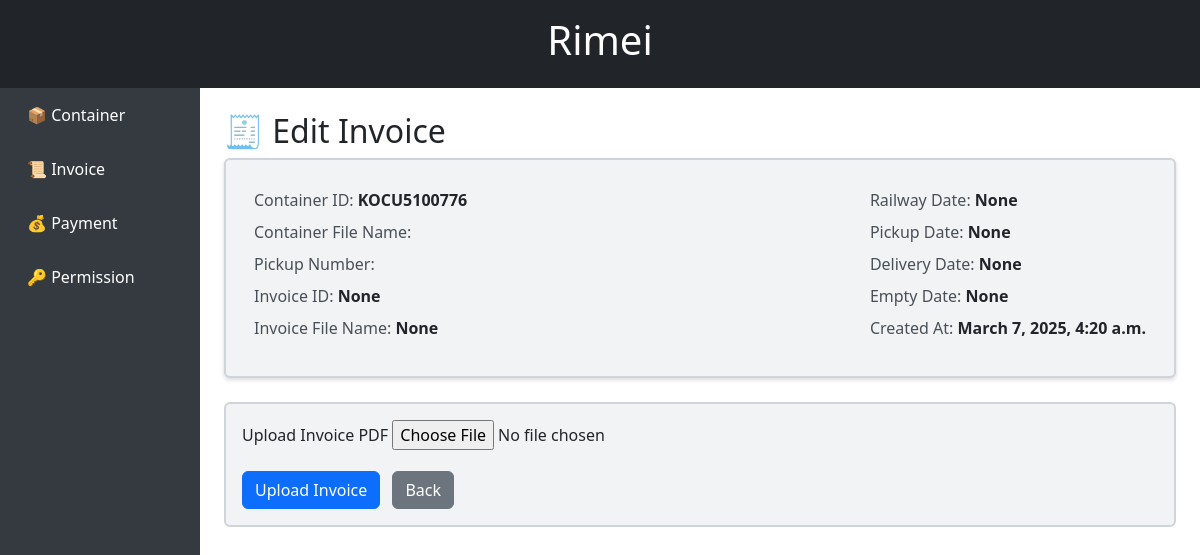
Page /edit_invoice/KOCU5100776/ on the earlier database version.
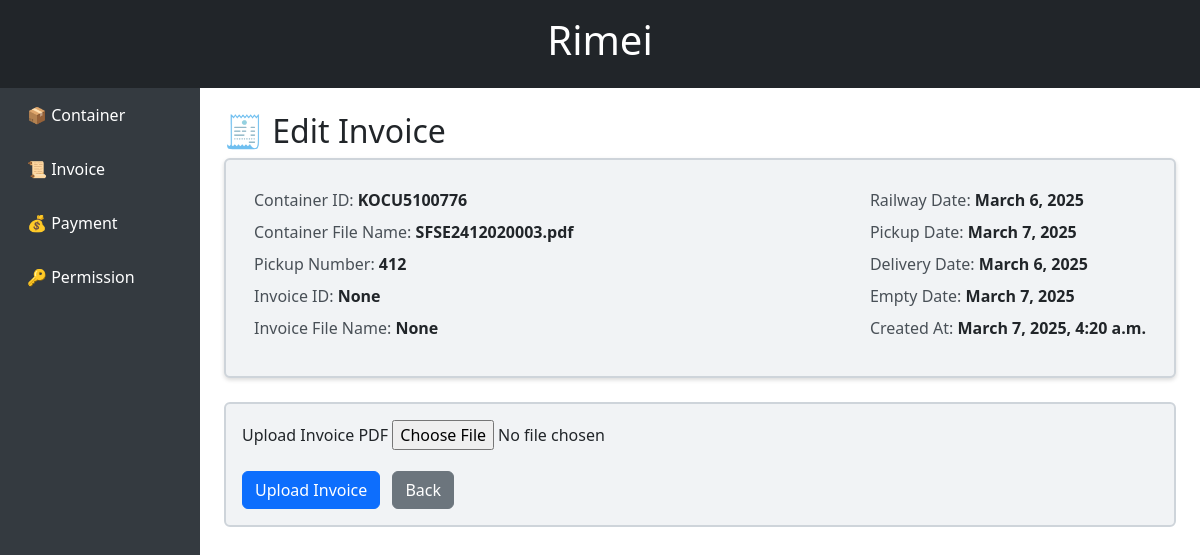
Same page on the later database version.
### container/models.py (models this page shows, shortened)
class Container(models.Model):
    container_id = models.CharField(max_length=255)  # Container ID
    container_pdfname = models.CharField(max_length=255, blank=True)  # 上传的PDF文件名
    content = models.TextField(blank=True, null=True)  # 解析出的内容
    created_at = models.DateTimeField(auto_now_add=True)  # 创建时间
    created_user = models.CharField(max_length=255, blank=True, null=True)  # 创建用户
    railway_date = models.DateField(blank=True, null=True)  # 铁路日期
    pickup_date = models.DateField(blank=True, null=True)  # 提货日期
    delivery_date = models.DateField(blank=True, null=True)  # 交货日期
    empty_date = models.DateField(blank=True, null=True)  # 空箱日期
    pickup_number = models.CharField(max_length=255, blank=True, null=True)  # 提货编号
    invoice_id = models.CharField(max_length=255, blank=True, null=True)  # 发票ID
    invoice_pdfname = models.CharField(max_length=255, blank=True, null=True)  # 发票PDF文件名

### container/pyviews/invoice.py (the view, shortened to what this page needs)
# urls.py: path("edit_invoice/<str:container_id>/", invoice.edit_invoice, name="edit_invoice"),
def edit_invoice(request, container_id):
    print("--------------edit_invoice-----------------", container_id)
    print("-----------------edit_invoice2-----------------")
    container = Container.objects.get(container_id=container_id)  # 获取完整的容器信息
    return render(request, 'container/invoiceManager/edit_invoice.html', {
        'container_id': container_id,
        'container': container  # 将容器信息传递给模板
    })

### container/templates/container/invoiceManager/edit_invoice.html (shortened to what this page needs)
{% extends "container/base.html" %}
{% block content %}
<h2>🧾 Edit Invoice</h2>
<div class="info-section mb-4 border p-3 rounded">
    <div class="d-flex justify-content-between">
        <div class="left-info">
            <p>Container ID: <strong>{{ container_id }}</strong></p>
            <p>Container File Name: <strong>{{ container.container_pdfname }}</strong></p>
            <p>Pickup Number: <strong>{{ container.pickup_number }}</strong></p>
            <p>Invoice ID: <strong>{{ container.invoice_id }}</strong></p>
            <p>Invoice File Name: <strong>{{ container.invoice_pdfname }}</strong></p>
        </div>
        <div class="right-info">
            <p>Railway Date: <strong>{{ container.railway_date }}</strong></p>
            <p>Pickup Date: <strong>{{ container.pickup_date }}</strong></p>
            <p>Delivery Date: <strong>{{ container.delivery_date }}</strong></p>
            <p>Empty Date: <strong>{{ container.empty_date }}</strong></p>
            <p>Created At: <strong>{{ container.created_at }}</strong></p>
        </div>
    </div>
</div>
<div>
    <form id="invoice-form" enctype="multipart/form-data" class="border p-3 rounded mb-4">
        <div class="mb-3">
            <label for="invoice-file" class="form-label">Upload Invoice PDF</label>
            <input type="file" id="invoice-file" name="invoice_file" accept="application/pdf" required>
        </div>
        <button type="submit" class="btn btn-primary">Upload Invoice</button>
        <a href="{% url 'invoice' %}" class="btn btn-secondary ms-2">Back</a>
    </form>
</div>
{% endblock %}

Differences in the rows shown:
changed Container "KOCU5100776": container_pdfname (not shown) → "SFSE2412020003.pdf"; pickup_number (not shown) → "412"; railway_date "None" → "March 6, 2025"; pickup_date "None" → "March 7, 2025"; delivery_date "None" → "March 6, 2025"; empty_date "None" → "March 7, 2025"
